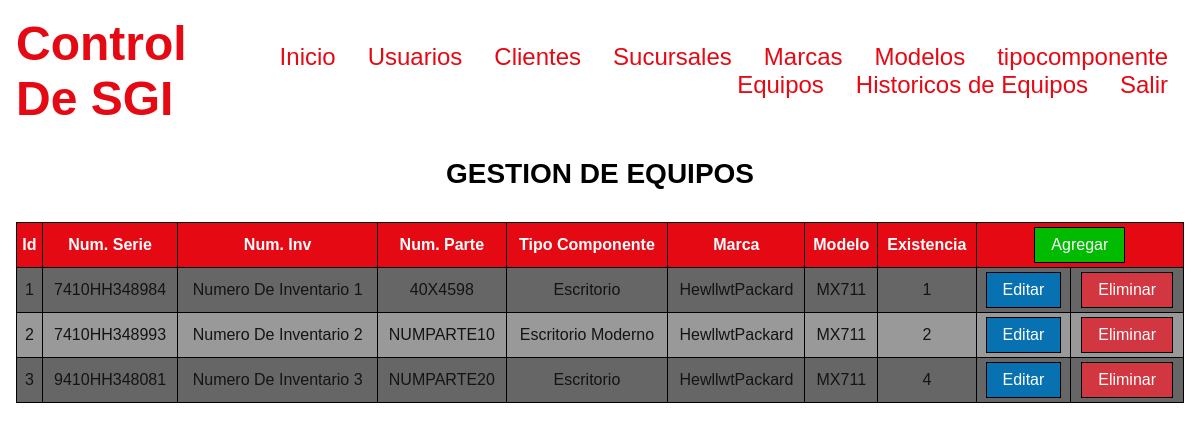
The app's page /equipos (signed in) with its own data.
### tables this page shows
CREATE TABLE t_Equipo
(
  id_epo INTEGER UNSIGNED PRIMARY KEY AUTO_INCREMENT,
  num_serie VARCHAR(45) NOT NULL,
  num_inv VARCHAR(45) NULL,
  num_parte VARCHAR(45) NULL,
  existencia INTEGER UNSIGNED NOT NULL,
  id_tipo_componente INT UNSIGNED NOT NULL,
  id_marca INTEGER UNSIGNED NOT NULL,
  id_modelo INTEGER UNSIGNED NOT NULL,
  comentarios TEXT NULL,
   
   
  FOREIGN KEY(id_tipo_componente) REFERENCES t_Tipo_Componente(id_tipo_componente)
    ON DELETE RESTRICT ON UPDATE CASCADE,
  FOREIGN KEY(id_marca) REFERENCES t_Marca(id_marca)
    ON DELETE RESTRICT ON UPDATE CASCADE,
  FOREIGN KEY(id_modelo) REFERENCES t_Modelo(id_modelo)
    ON DELETE RESTRICT ON UPDATE CASCADE
       
);

CREATE TABLE t_Tipo_Componente
(
  id_tipo_componente INTEGER UNSIGNED PRIMARY KEY AUTO_INCREMENT,
  descripcion VARCHAR(45) NOT NULL
);

CREATE TABLE t_Marca
(
  id_marca INTEGER UNSIGNED PRIMARY KEY AUTO_INCREMENT,
  descripcion VARCHAR(80) NOT NULL
);

CREATE TABLE t_Modelo
(
  id_modelo INTEGER UNSIGNED PRIMARY KEY AUTO_INCREMENT,
  descripcion VARCHAR(80) NOT NULL
);

### Controllers/ViewController.php (called while the page is built, shortened)
<?php
	class ViewController
	{
		private static $view_path= './Views/';
		public function load_view($view)
		{
			require_once(self::$view_path.'header.php');
			require_once(self::$view_path.$view.'.php');
			require_once(self::$view_path.'footer.php');
		}
	}
?>

### index.php (called while the page is built, shortened)
<?php
	require_once('./Controllers/Autoload.php');
	$route= (isset($_GET['r']))?$_GET['r']:'home';
	$scs = new Router($route);
?>

### Controllers/Autoload.php (called while the page is built, shortened)
<?php
class AutoLoad
{
	public function __construct()
	{
		spl_autoload_register(function($class_name)
		{
			$models_path = './Models/'.$class_name.'.php';
			$controllers_path = './Controllers/'.$class_name.'.php';
		});
	}
}
?>

### Controllers/EquiposController.php (called while the page is built, shortened)
<?php
	class EquiposController
	{
		private $modelo;
		public function __construct()
		{
			$this->modelo = new EquiposModel();
		}
		public function get($id_epo='')
		{
			return $this->modelo->get($id_epo);
		}
	}
?>

### Models/Model.php (called while the page is built, shortened)
<?php
abstract class Model
{
	private static $db_charset = 'utf-8';
	private $conn;
	protected  $query;
	protected $rows = array();
	private function db_open()
	{
		$this->conn = new mysqli('localhost','root','pcnay2003','ordenservicios');
		$this->conn->set_charset(self::$db_charset);
	}
	protected function get_query()
	{
		$result = $this->conn->query($this->query);
		while ( $this->rows[] = $result->fetch_assoc() );
		return array_pop($this->rows);
	}
}
?>

### Models/EquiposModel.php (called while the page is built, shortened)
<?php
	class EquiposModel extends Model
	{
		public function get($id_epo='')
		{
			$this->query = ($id_epo != '')
			?"SELECT epo.id_epo,epo.num_serie,epo.num_inv,epo.num_parte,epo.id_tipo_componente,tc.descripcion AS componente,epo.id_marca,marca.descripcion AS marca,epo.id_modelo,modelo.descripcion AS modelo,epo.existencia,epo.comentarios FROM t_Equipo AS epo
      INNER JOIN t_Tipo_Componente AS tc ON epo.id_tipo_componente = tc.id_tipo_componente
      INNER JOIN t_Marca AS marca ON epo.id_marca = marca.id_marca
      INNER JOIN t_Modelo AS modelo ON epo.id_modelo = modelo.id_modelo
      WHERE epo.id_epo = $id_epo"
			:"SELECT epo.id_epo,epo.num_serie,epo.num_inv,epo.num_parte,epo.id_tipo_componente,tc.descripcion AS componente,epo.id_marca,marca.descripcion AS marca,epo.id_modelo,modelo.descripcion AS modelo,epo.existencia,epo.comentarios FROM t_Equipo AS epo
      INNER JOIN t_Tipo_Componente AS tc ON epo.id_tipo_componente = tc.id_tipo_componente
      INNER JOIN t_Marca AS marca ON epo.id_marca = marca.id_marca
      INNER JOIN t_Modelo AS modelo ON epo.id_modelo = modelo.id_modelo";
			$this->get_query();
			$datos = array();
			foreach ($this->rows as $Campo => $Valor)
			{
				array_push($datos,$Valor);
			}
			return $datos;
		}
	}
?>

### Views/equipos.php (the view)
<?php
  print('<h2 class="p1">GESTION DE EQUIPOS</h2>');
  $equipos_controller = new EquiposController();
  $equipos = $equipos_controller->get();
  if (empty($equipos))
  {
    print ('
      <div class= "container">
        <p class="item error ">NO EXISTEN EQUIPOS</p>
      </div>
      ');
  }
  else
  {
    $template_equipos = '
      <div class="item">
        <table>
          <tr>
            <th>Id</th>
            <th>Num. Serie</th>
            <th>Num. Inv</th>
            <th>Num. Parte</th>
            <th>Tipo Componente</th>
            <th>Marca</th>
            <th>Modelo</th>
            <th>Existencia</th>
            <th colspan="2">
              <form method="POST">
                <input type="hidden" name="r" value="equipos-add">
                <input class="button add" type = "submit" value="Agregar">
              </form>
            </th>
          </tr>
          ';
    for ($n=0;$n<count($equipos);$n++)
    {
      $template_equipos .='
         <tr>
          <td>'.$equipos[$n]['id_epo'].'</td>
          <td>'.$equipos[$n]['num_serie' ].'</td>
          <td>'.$equipos[$n]['num_inv' ].'</td>
          <td>'.$equipos[$n]['num_parte' ].'</td>
          <td>'.$equipos[$n]['componente' ].'</td>
          <td>'.$equipos[$n]['marca' ].'</td>
          <td>'.$equipos[$n]['modelo' ].'</td>
          <td>'.$equipos[$n]['existencia' ].'</td>
          <td>
            <form method="POST">
              <input type="hidden" name="r" value="equipos-edit">
              <input type="hidden" name="id_epo" value="'.$equipos[$n]['id_epo'].' ">
              <input class="button edit" type = "submit" value="Editar">
            </form>
          </td>
          <td>
            <form method="POST">
              <input type="hidden" name="r" value="equipos-delete">
              <input type="hidden" name="id_epo" value="'.$equipos[$n]['id_epo'].' ">
              <input class="button delete" type = "submit" value="Eliminar">
            </form>
          </td>
         </tr>
      ';
    }
    $template_equipos .='
        </table>
      </div>
    ';
    print($template_equipos);
  }
?>

### Public/css/estilos.css (style rules this page uses)
html { background-color:#141414; color:#FFF; }
input, textarea, select { color:#141414; }
table { width:100%; color:#141414; }
table td, table th { padding:.25rem; }
table tr:first-child { background-color:#E50914; color:#FFF; }
table tr:nth-child(even) { background-color:#666; }
table tr:nth-child(odd):not(:first-child) { background-color:#999; }
.button { padding:.5rem 1rem; background-color:#E50914; color:#FFF; cursor:pointer; }
.add { background-color:#0B0; }
.edit { background-color:#0871B2; }
.delete { background-color:#D23641; }

### records on screen
t_equipo: id_epo "1", num_serie "7410HH348984", num_inv "Numero De Inventario 1", num_parte "40X4598", id_tipo_componente.descripcion "Escritorio", id_marca.descripcion "HewllwtPackard", id_modelo.descripcion "MX711", existencia "1"
t_equipo: id_epo "2", num_serie "7410HH348993", num_inv "Numero De Inventario 2", num_parte "NUMPARTE10", id_tipo_componente.descripcion "Escritorio Moderno", id_marca.descripcion "HewllwtPackard", id_modelo.descripcion "MX711", existencia "2"
t_equipo: id_epo "3", num_serie "9410HH348081", num_inv "Numero De Inventario 3", num_parte "NUMPARTE20", id_tipo_componente.descripcion "Escritorio", id_marca.descripcion "HewllwtPackard", id_modelo.descripcion "MX711", existencia "4"
